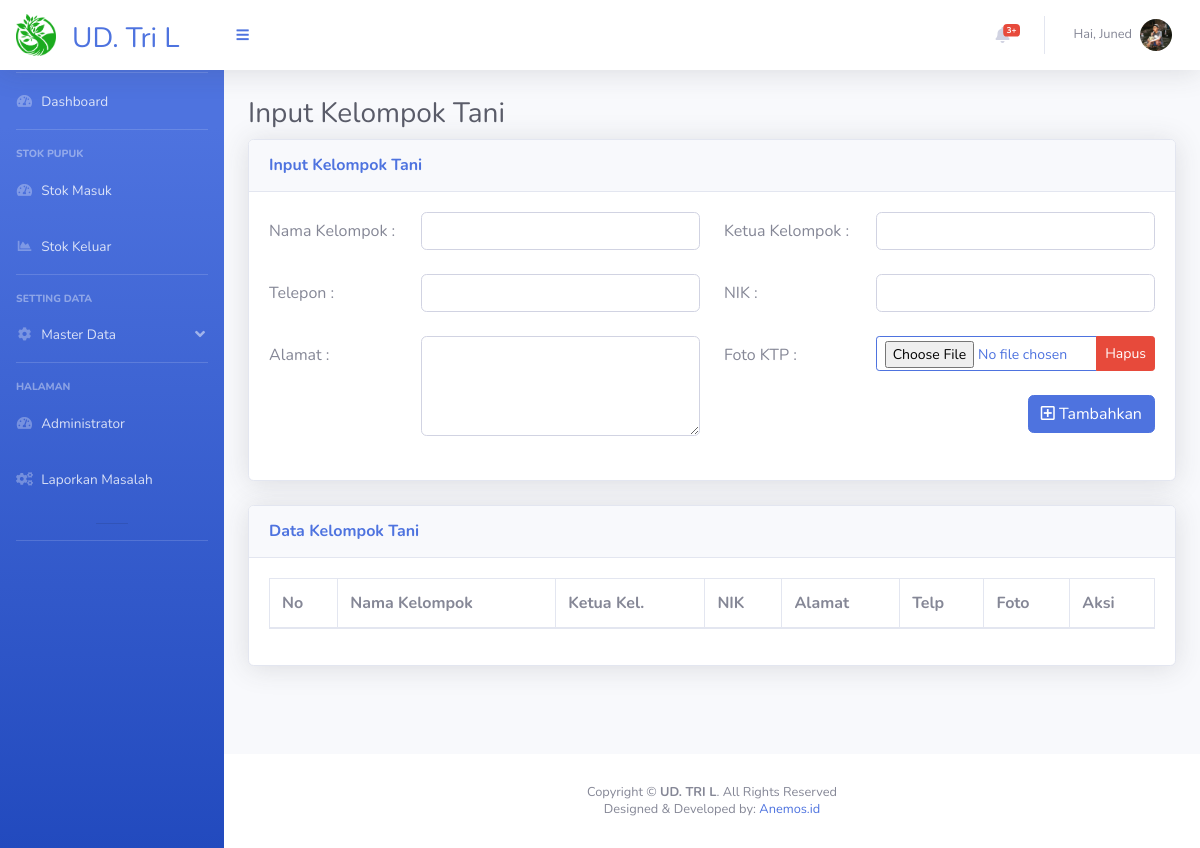
/page_kel_tani.php (signed in), run on an earlier commit of the app's database.
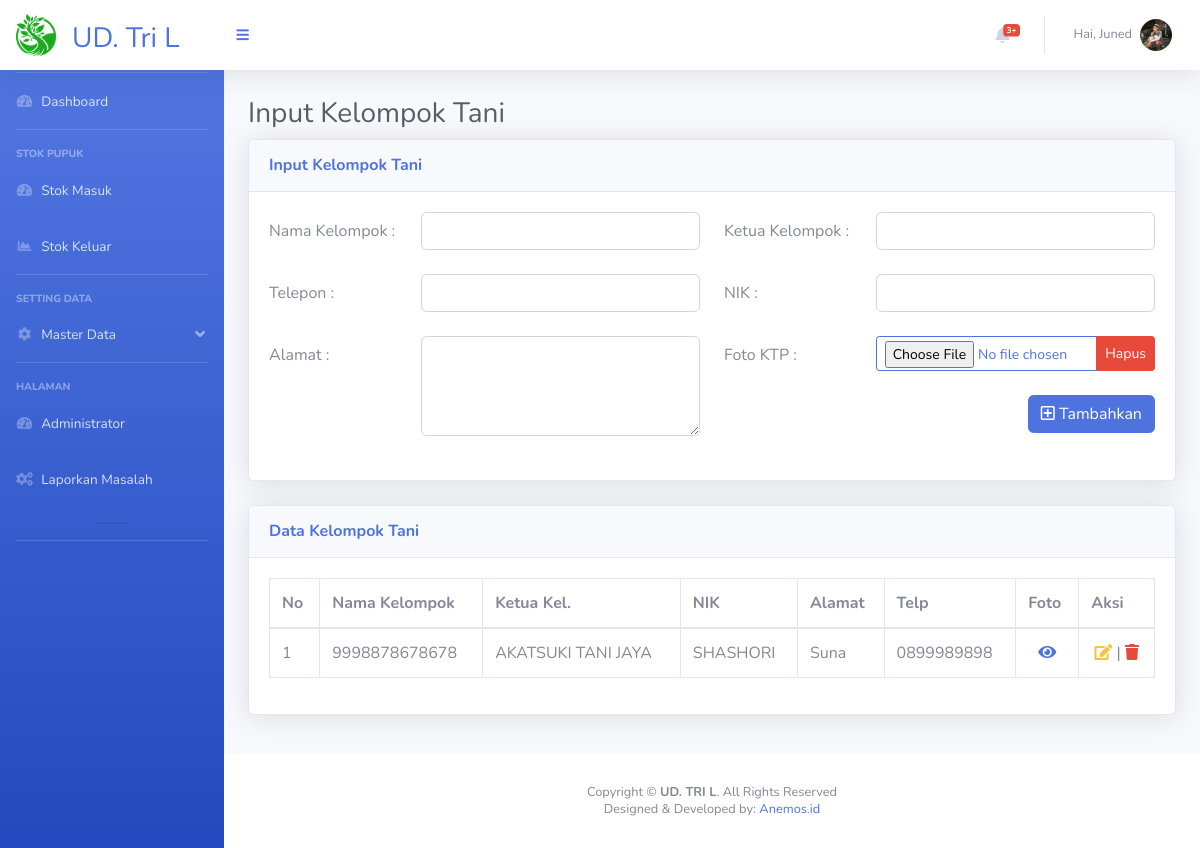
And on a later commit of the database.
### tables this page shows
CREATE TABLE `data_kel_tani` (
  `ID_KT` int(50) NOT NULL,
  `NIK` varchar(50) DEFAULT NULL,
  `Nama_Kel` varchar(100) DEFAULT NULL,
  `Nama_Ketua` varchar(50) DEFAULT NULL,
  `Alamat` varchar(100) DEFAULT NULL,
  `Telp` varchar(50) DEFAULT NULL,
  `Foto` varchar(50) DEFAULT NULL
);

### page_kel_tani.php (the view, shortened to what the changed rows need)
<?php
include "connection.php";
if (isset($_SESSION['login'])) {
    ?>
<!DOCTYPE html>
<html lang="en">
<head>
    <link href="vendor/fontawesome-free/css/all.min.css" rel="stylesheet" type="text/css">
    <link href="css/sb-admin-2.min.css" rel="stylesheet">
    <link href="vendor/datatables/dataTables.bootstrap4.min.css" rel="stylesheet">
</head>
<body id="page-top">
    <div id="wrapper">
        <div id="content-wrapper" class="d-flex flex-column">
            <div id="content">
                <div class="container-fluid">
                    <div class="d-sm-flex align-items-center justify-content-between ">
                        <h1 id="hu" class="h3 pp text-gray-800">Input Kelompok Tani</h1>
                    </div>
                    <div class="row">
                        <div class="col-xl-12 col-lg-10">
                            <div class="card shadow mb-4">
                                <div class="card-body">
                                    <div class="table-responsive">
                                        <table class="table table-bordered" id="dataTable" width="100%" cellspacing="0">
                                            <thead>
                                                <tr>
                                                    <th scope="col">No</th>
                                                    <th scope="col">Nama Kelompok</th>
                                                    <th scope="col">Ketua Kel.</th>
                                                    <th scope="col">NIK</th>
                                                    <th scope="col">Alamat</th>
                                                    <th scope="col">Telp</th>
                                                    <th scope="col">Foto</th>
                                                    <th scope="col">Aksi</th>
                                                </tr>
                                            </thead>
                                            <tbody>
                                                <?php
$no = 1;
    $data = mysqli_query($conn, "SELECT * FROM data_kel_tani ORDER BY ID_KT DESC");
    foreach ($data as $all) {
        echo ('<tr><td>' . $no . '</td>');
        echo ('<td>' . $all['NIK'] . '</td>');
        echo ('<td>' . $all['Nama_Kel'] . '</td>');
        echo ('<td>' . $all['Nama_Ketua'] . '</td>');
        echo ('<td>' . $all['Alamat'] . '</td>');
        echo ('<td>' . $all['Telp'] . '</td>');
        echo ('<td><a href="" data-toggle="modal" data-target="#viewFoto');
        echo ($all['ID_KT'] . '"><center><i class="fas fa-eye" data-toggle="tooltip" data-placement="top" title="Lihat Foto"></i> </center>  </i></a></td>');
        echo ('<td><center><a href=page_edit_kel_tani.php?m=4&n=2&id=');
        echo ($all['ID_KT'] . '><span class="btn-icon-split text-warning"
                                                    data-toggle="tooltip" data-placement="top" title="Edit Data"><i
                                                        class="fas fa-edit"></i></span></a>
                                                <text> | </text><a href="" data-toggle="modal" data-target="#exampleModalCenter');
        echo ($all['ID_KT'] . '"><span class="btn-icon-split text-danger" data-toggle="tooltip" data-placement="left"
                                                        title="Hapus Data"><i class="fas fa-trash"></i></span></a></td>
                                                </center>
                                                </tr>');
        $no++;
        ?></tr>
                                                <?php }?>
                                            </tbody>
                                        </table>
                                    </div>
                                </div>
                            </div>
                        </div>
                    </div>
                </div>
            </div>
        </div>
    </div>
</body>
</html>
<?php } else {
    header("Location: login.php");
    exit();
}?>

What changed in the data, as far as the page shows it:
added data_kel_tani: NIK "9998878678678", Nama_Kel "AKATSUKI TANI JAYA", Nama_Ketua "SHASHORI", Alamat "Suna", Telp "0899989898"
